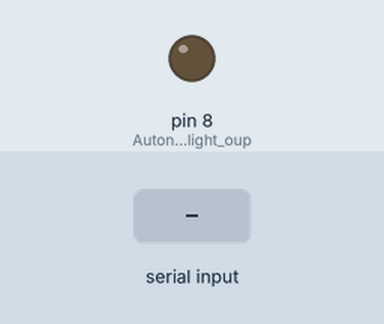
Recording of a sketch running on a simulated Arduino Uno, built with avr-gcc and run on an emulated ATmega328P. Shown: output pins drawn as LEDs (lit = HIGH). The inputs (shaded band) are chosen by the test bench.

Above: at 1.2 s.
1.3 s: "1" received over Serial
At 2.3 s:
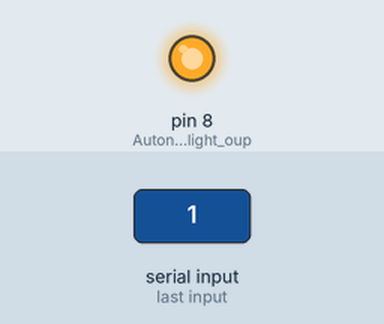
2.8 s: "0" received over Serial
At 3.4 s:
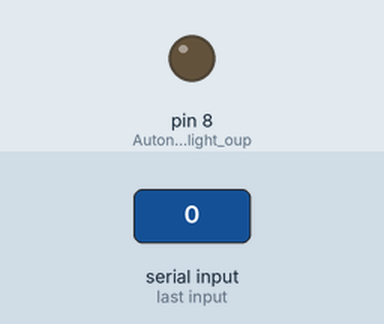
Timing chart, 0 to 5.8 s (numbered marks = the images above; inputs shaded):
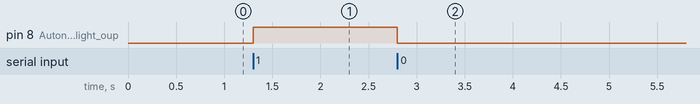

The sketch:

lightTrig.ino
```cpp
void setup()
{
  Serial.begin(9600); // Start serial communications

  pinMode(8, OUTPUT); //Autonomous mode light ouput
  digitalWrite(8, LOW); //start with lights off
}

void loop()
{
  if (Serial.available() > 0)
  {
    if(Serial.read() == '1')
    {
      digitalWrite(8, HIGH);
    }
    else
    {
      digitalWrite(8,LOW);
    }
  }
}
```

Measured:
- after the input at 1.3 s, pin 8 (Autonomous_mode_light_oup): LOW → HIGH at once
- after the input at 2.8 s, pin 8 (Autonomous_mode_light_oup): HIGH → LOW at once
